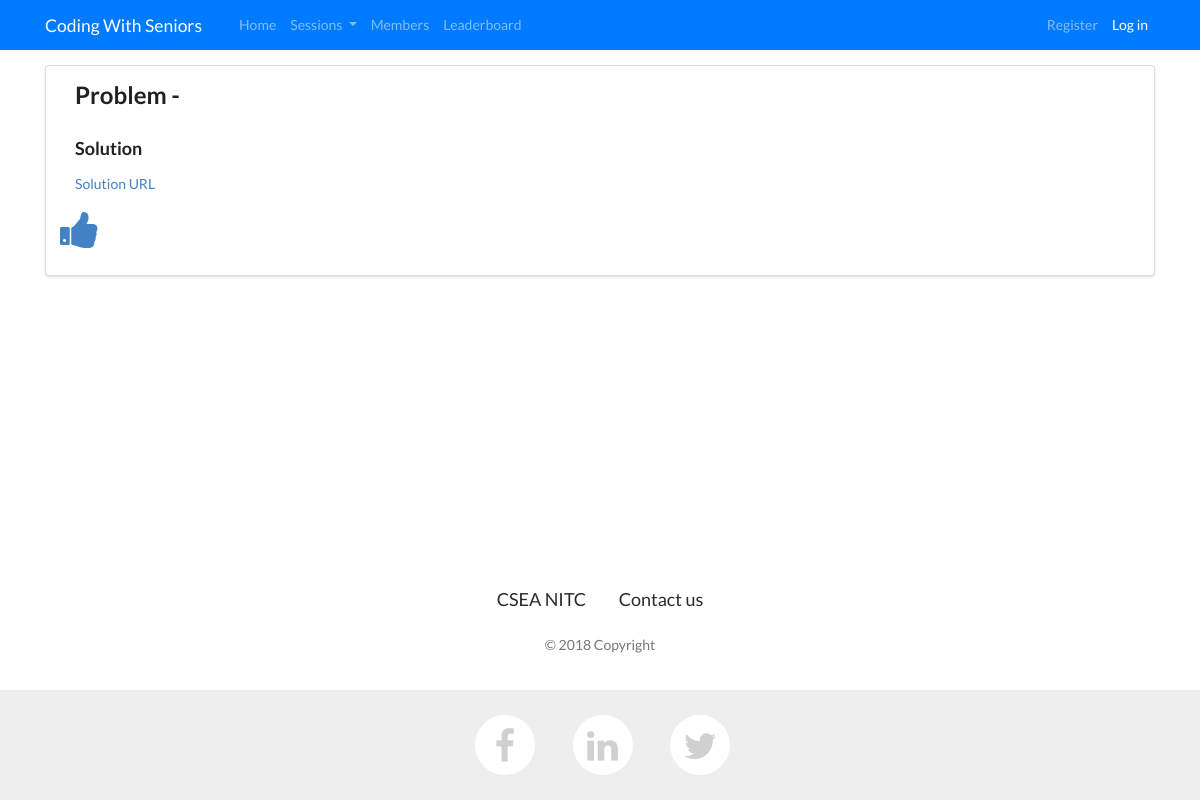
/events/editorials/Kqueen-abhiram, run on an earlier commit of the app's database.
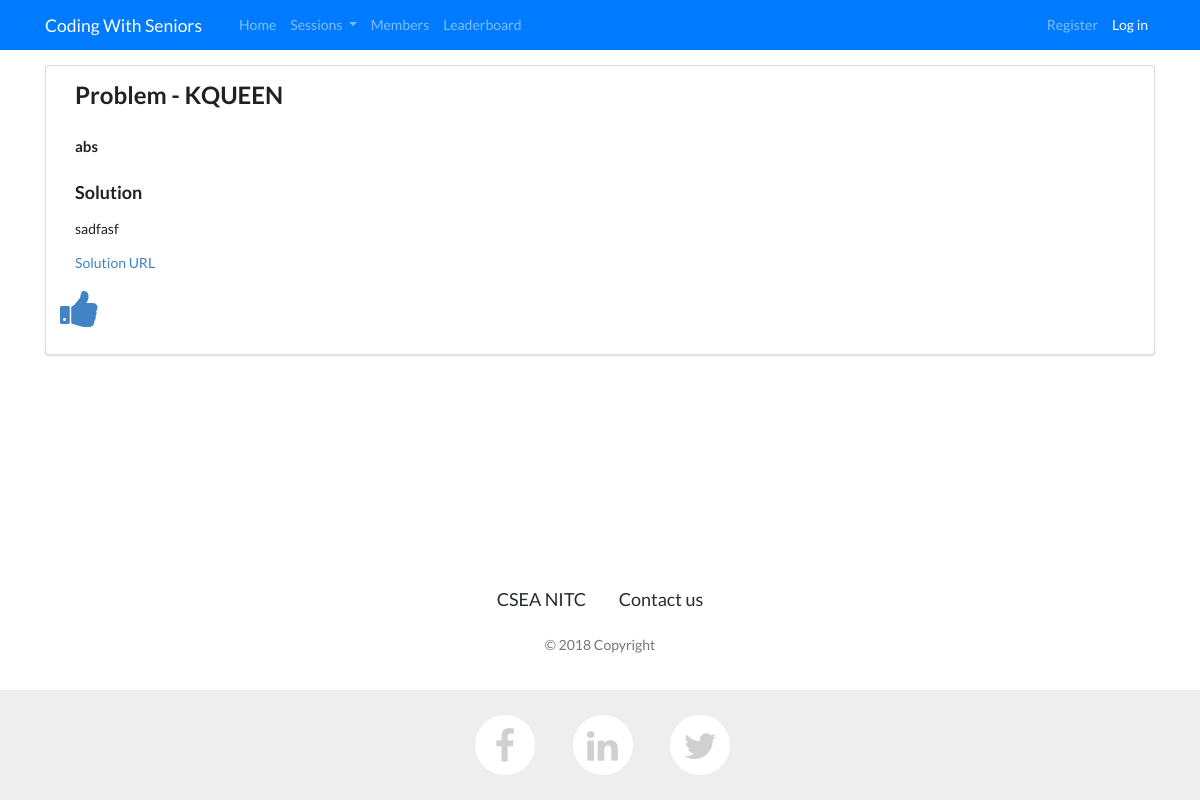
And on a later commit of the database.
### events/models.py (models this page shows, shortened)
class Editorial(models.Model):
    name=models.CharField(max_length=255, blank=False, null=True,unique=True)
    user_submitted=models.ForeignKey(UserProfile,on_delete=models.CASCADE)
    problem=models.ForeignKey(Problem,on_delete=models.CASCADE)
    solution=models.TextField(blank=False,null=True)
    solution_url=models.URLField(blank=True,null=True)
    liked_users=models.ManyToManyField(User,blank=True)

class Problem(models.Model):
    name=models.CharField(max_length=255, blank=False, null=True,unique=True)
    url_problem=models.URLField(blank=False, null=True)
    solution=models.CharField(max_length=255, blank=True, null=True)
    url_solution=models.URLField(blank=True, null=True)
    session=models.ForeignKey(Session,on_delete=models.CASCADE)
    tags=models.ManyToManyField(Tags,blank=True)

### user_profile/models.py (models this page shows, shortened)
class UserProfile(models.Model):
    user_info= models.OneToOneField(User, on_delete=models.CASCADE)
    display_name=models.CharField(max_length=255, blank=True, null=True,unique=True)
    display_pic = models.URLField(default="https://cdn4.iconfinder.com/data/icons/ui-standard/96/People-512.png")
    reg_number=models.CharField(max_length=255, blank=True, null=True,unique=True)
    bio=models.CharField(max_length=255, blank=True, null=True)
    rating_change=models.IntegerField(default=0)
    normalized_rating=models.PositiveIntegerField(default=1200)

### events/views.py (the view)
# urls.py: path('editorials/<str:name>',views.view_editorial,name="view_editorial"),
def view_editorial(request: HttpRequest,name:str):
    try:
        editorial=Editorial.objects.get(name=name)
    except:
        messages.add_message(request, messages.ERROR, 'Error Contact Admin')
    return render(request,'events/editorial.html',locals())

### events/templates/events/editorial.html (shortened to what this page needs)
{% extends "layout.html" %}
{% load staticfiles %}
{% block css %}
    <link href="//cdnjs.cloudflare.com/ajax/libs/semantic-ui/2.2.10/semantic.min.css" rel="stylesheet" id="bootstrap-css">
{% endblock %}
{% block body %}
    <div class="ui segment">
    <div class="ui container">
    <div class="row" style="margin-bottom: 15px">
        <div class="col">
            <h2>Problem - {{ editorial.problem.name }}</h2>
            <h4>{{ editorial.user_submitted.display_name }}</h4>
            <h3>Solution </h3>
            <p>{{ editorial.solution }}</p>
            <a href="{{ editorial.solution_url }}">Solution URL</a>
        </div>
    </div>
    <div class="row" style="margin-bottom: 10px">
        <a href="/events/like_editorial/{{ editorial.name }}"><i class="fa fa-thumbs-up fa-3x"></i></a>
    </div>
    </div>
    </div>
{% endblock %}

What changed in the data, as far as the page shows it:
added Editorial: problem.name "KQUEEN", user_submitted.display_name "abs", solution "sadfasf"
